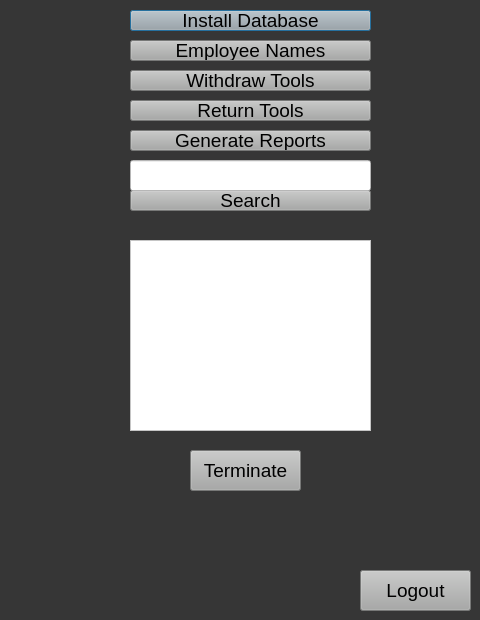
<?xml version="1.0" encoding="UTF-8"?>
<ui version="4.0">
 <class>Dialog</class>
 <widget class="QDialog" name="Dialog">
  <property name="geometry">
   <rect>
    <x>0</x>
    <y>0</y>
    <width>480</width>
    <height>620</height>
   </rect>
  </property>
  <property name="windowTitle">
   <string>Dialog</string>
  </property>
  <property name="styleSheet">
   <string notr="true">background-color: rgb(54, 54, 54);</string>
  </property>
  <widget class="QPushButton" name="installButton">
   <property name="geometry">
    <rect>
     <x>130</x>
     <y>10</y>
     <width>241</width>
     <height>21</height>
    </rect>
   </property>
   <property name="styleSheet">
    <string notr="true">background-color: rgb(167, 168, 167);font-size:14pt;</string>
   </property>
   <property name="text">
    <string>Install Database</string>
   </property>
  </widget>
  <widget class="QPushButton" name="employeeNamesButton">
   <property name="geometry">
    <rect>
     <x>130</x>
     <y>40</y>
     <width>241</width>
     <height>21</height>
    </rect>
   </property>
   <property name="styleSheet">
    <string notr="true">background-color: rgb(167, 168, 167);font-size:14pt;</string>
   </property>
   <property name="text">
    <string>Employee Names</string>
   </property>
  </widget>
  <widget class="QPushButton" name="withdrawButton">
   <property name="geometry">
    <rect>
     <x>130</x>
     <y>70</y>
     <width>241</width>
     <height>21</height>
    </rect>
   </property>
   <property name="styleSheet">
    <string notr="true">background-color: rgb(167, 168, 167);font-size:14pt;</string>
   </property>
   <property name="text">
    <string>Withdraw Tools</string>
   </property>
  </widget>
  <widget class="QPushButton" name="returnButton">
   <property name="geometry">
    <rect>
     <x>130</x>
     <y>100</y>
     <width>241</width>
     <height>21</height>
    </rect>
   </property>
   <property name="styleSheet">
    <string notr="true">background-color: rgb(167, 168, 167);font-size:14pt;</string>
   </property>
   <property name="text">
    <string>Return Tools</string>
   </property>
  </widget>
  <widget class="QPushButton" name="searchButton">
   <property name="geometry">
    <rect>
     <x>130</x>
     <y>190</y>
     <width>241</width>
     <height>21</height>
    </rect>
   </property>
   <property name="styleSheet">
    <string notr="true">background-color: rgb(167, 168, 167);font-size:14pt;</string>
   </property>
   <property name="text">
    <string>Search</string>
   </property>
  </widget>
  <widget class="QLineEdit" name="searchBox">
   <property name="geometry">
    <rect>
     <x>130</x>
     <y>160</y>
     <width>241</width>
     <height>31</height>
    </rect>
   </property>
   <property name="styleSheet">
    <string notr="true">background-color: rgb(255, 255, 255);</string>
   </property>
  </widget>
  <widget class="QPushButton" name="terminateButton">
   <property name="geometry">
    <rect>
     <x>190</x>
     <y>450</y>
     <width>111</width>
     <height>41</height>
    </rect>
   </property>
   <property name="styleSheet">
    <string notr="true">background-color: rgb(167, 168, 167);font-size:14pt;</string>
   </property>
   <property name="text">
    <string>Terminate</string>
   </property>
  </widget>
  <widget class="QPushButton" name="reportsButton">
   <property name="geometry">
    <rect>
     <x>130</x>
     <y>130</y>
     <width>241</width>
     <height>21</height>
    </rect>
   </property>
   <property name="styleSheet">
    <string notr="true">background-color: rgb(167, 168, 167);font-size:14pt;</string>
   </property>
   <property name="text">
    <string>Generate Reports</string>
   </property>
  </widget>
  <widget class="QListWidget" name="searchResultsList">
   <property name="geometry">
    <rect>
     <x>130</x>
     <y>240</y>
     <width>241</width>
     <height>191</height>
    </rect>
   </property>
   <property name="styleSheet">
    <string notr="true">background-color: rgb(255, 255, 255);</string>
   </property>
  </widget>
  <widget class="QPushButton" name="logoutButton">
   <property name="geometry">
    <rect>
     <x>360</x>
     <y>570</y>
     <width>111</width>
     <height>41</height>
    </rect>
   </property>
   <property name="styleSheet">
    <string notr="true">background-color: rgb(167, 168, 167);font-size:14pt;</string>
   </property>
   <property name="text">
    <string>Logout</string>
   </property>
  </widget>
 </widget>
 <resources/>
 <connections/>
</ui>
